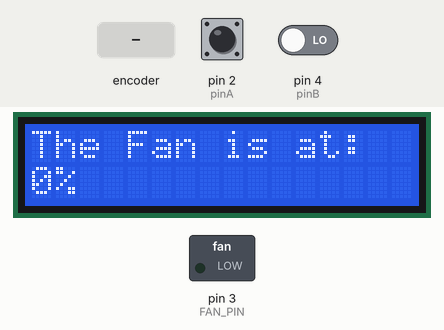
This sketch was run on a simulated Arduino Uno, built with avr-gcc and run on an emulated ATmega328P. Shown: 16×2 character LCD, switched loads named in the sketch (green lamp = pin HIGH). The inputs (shaded band) are chosen by the test bench; at power-on: pin 2 (pinA) HIGH, pin 4 (pinB) LOW.

Above: at 2.6 s.
2.7 s: rotary encoder on pin 2 (pinA) / pin 4 (pinB) turned 3 steps (first pin leading)
At 4.7 s:
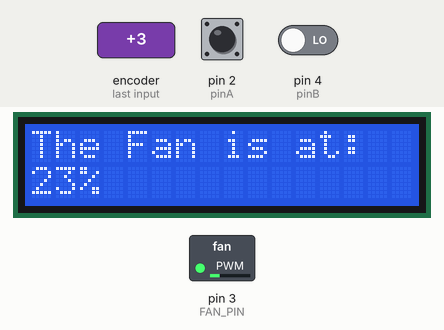
5.5 s: rotary encoder on pin 2 (pinA) / pin 4 (pinB) turned 1 step (first pin leading)
At 7.2 s:
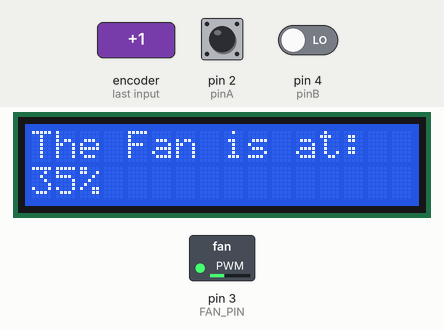
7.5 s: rotary encoder on pin 2 (pinA) / pin 4 (pinB) turned 3 steps (first pin leading)
At 9.0 s:
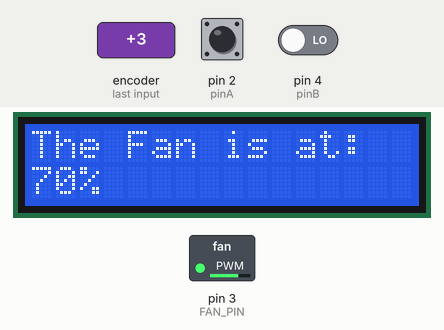
9.6 s: rotary encoder on pin 2 (pinA) / pin 4 (pinB) turned 1 step (first pin leading)
At 10.5 s:
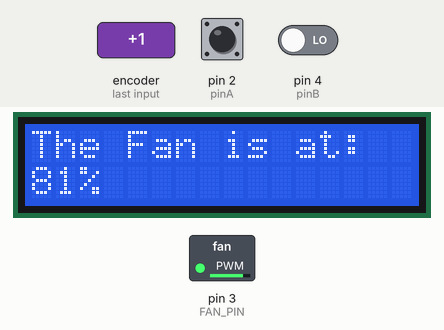
Timing chart, 0 to 12.5 s (numbered marks = the images above; inputs shaded):
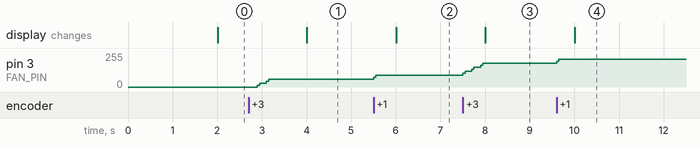

Measured:
- after the input at 2.7 s, pin 3 (FAN_PIN): 0/255 → 30/255 after 0.20 s, → 60/255 0.20 s later; the display: changes after 1.3 s (image 1)
- after the input at 5.5 s, pin 3 (FAN_PIN): 60/255 → 90/255 at once; the display: changes after 0.51 s (image 2)
- after the input at 7.5 s, pin 3 (FAN_PIN): 90/255 → 120/255 at once, → 150/255 0.20 s later, → 180/255 0.20 s later; the display: changes after 0.51 s (image 3)
- after the input at 9.6 s, pin 3 (FAN_PIN): 180/255 → 210/255 at once; the display: changes after 0.41 s (image 4)

The sketch:

Lesson8B.ino
```cpp
#include <LiquidCrystal.h>

int FAN_PIN = 3; // Tuuletin pinni
int pinA = 2;  // Yhdistettynä CLK pinniin enkooderissa
int pinB = 4;  // Yhdistettynä DT pinniin enkooderissa
int encoderPosCount = 0; // Nollataan enkooderin asento
int pinALast;
int aVal;
boolean bCW;
int fan_speed;
int percent = 0;
const int rs = 5, en = 6, d4 = 7, d5 = 8, d6 = 9, d7 = 10;
LiquidCrystal lcd(rs, en, d4, d5, d6, d7);
unsigned long previousMillis = 0; // edellinen aika kun näyttö päivitettiin
const long interval = 2000; // näytön päivitysväli

void setup() {
  pinMode(FAN_PIN,OUTPUT);
  pinMode(pinA,INPUT);
  pinMode(pinB,INPUT);
  pinALast = digitalRead(pinA); // lue enkooderin nykyinen tila viimeiseksi tilaksi
  lcd.begin(16, 2);
}

void loop() {
  aVal = digitalRead(pinA); // lue enkooderin tila
    if (aVal != pinALast){ // jos enkooderi pyörii
      if (digitalRead(pinB) != aVal) {  // Jos pinA muuttuu ensin liikkuu enkooderi myötäpäivään
        encoderPosCount += 15; // liiku 15 askelta
        bCW = true; // myötäpäivään, bCW = boolean ClockWise
      } else { // muussa tapauksessa liikkuu enkooderi vastapäivään
        bCW = false;
        encoderPosCount -= 15;
      }
        if (encoderPosCount >= 255) { // jos enkooderin arvo on yli 255 laita tuuletin täysille
          fan_speed = 255;
          percent = 100;
        }
        else if (encoderPosCount <= 0) { // jos enkooderin arvo on negatiivinen laita tuuletin pois päältä
          fan_speed = 0;
          percent = 0;
        }
        else { // muussa tapauksessa enkooderin arvo on tuulettimen nopeuden arvo
          fan_speed = encoderPosCount;
          percent = encoderPosCount*0.39; // lasketaan prosentti arvosta
        }
    }
    analogWrite(FAN_PIN, fan_speed); // lähetä nopeuden arvo tuulettimelle
    pinALast = aVal; // laita enkooderin nykyinen arvo viimeiseksi arvoksi
    unsigned long currentMillis = millis(); // laske millisekunteja

    if (currentMillis - previousMillis >= interval) { // jos aikaa on kulunut edellisestä päivityksestä enemmän tai saman verran kuin intervalli
      previousMillis = currentMillis; // siirrä nykyinen aika edelliseksi ajaksi
      lcd.clear();
      lcd.setCursor(0, 0);
      lcd.print("The Fan is at:");
      lcd.setCursor(0, 1);
      lcd.print(percent);
      lcd.println("%              ");
    }
}
```
